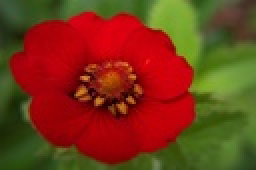
%> input picture TP1/code/ImagensTeste/photo001.jpg, 128 x 85 px, shrunk from 640 x 427 before the run (shown 2 times larger)
$ octave Script_ImagemExemplo.m   (GNU Octave 9; MATLAB toolbox functions it lacks are replaced by stand-ins)
%> lines starting %> are read from the running program, lines starting %| are printed output that depends on the picture
clear all;
%close all;
clc;

addpath ImagensTeste/

% string vector containing image names
imageNames = [ 'photo001.jpg';
               'photo002.jpg';
               'photo003.jpg';
               'photo004.jpg';
               'photo005.jpg';
               'photo006.jpg';
               'photo007.jpg';
               'photo008.jpg';
               'photo009.jpg';
               'photo010.jpg';
               'photo011.jpg';
               ];
 imageNamesCell = cellstr(imageNames);

 % obtem a imagem RGB, altera seu tamanho e mostra a imagem original (rows x cols x bands)
 currentImage = strtrim(imageNamesCell{1});
 rgbImage = im2double(imread(currentImage));   % im2double() - converte pixels para double
 rgbImage = imresize(rgbImage,0.25,'box');
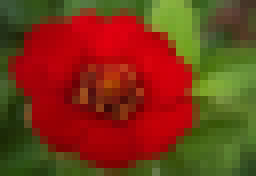
%> rgbImage: size 22x32x3 double (shown 8 times larger); mean R, G, B 0.471, 0.217, 0.0906
 subplot(1,2,1);
 title('Original Image')
 imshow(rgbImage);

 % transforma a imagem (rows x cols x bands) em um array de pixels (rows*cols, bands)
 [rows cols bands] = size(rgbImage);
%> rows = 22; cols = 32; bands = 3
 arrayImage = zeros(rows*cols, bands);
 k = 1;
 for i = 1: rows;
     for j = 1: cols,
        r = rgbImage(i,j,1);
        g = rgbImage(i,j,2);
        b = rgbImage(i,j,3);
        arrayImage(k,:) = [r,g,b];
        k = k+1;
     end
 end
%> after the loop, arrayImage = 704 rows, first 12: [0.242 0.335 0.224; 0.233 0.334 0.214; 0.213 0.319 0.163; 0.199 0.311 0.11; 0.201 0.325 0.0971; 0.203 0.31 0.0904; 0.174 0.256 0.0772; 0.199 0.289 0.119; 0.287 0.439 0.202; 0.336 0.492 0.241; 0.338 0.474 0.27; 0.335 0.463 0.251]; k = 705

 % mostra os pixels da imagem no espa鏾 cartesiano R x G x B
subplot(1,2,2);
title('Pixels in the RGB space')
for i=1:size(arrayImage,1)
    plot3(arrayImage(i,1),arrayImage(i,2),arrayImage(i,3),'.','Color',[arrayImage(i,1),arrayImage(i,2),arrayImage(i,3)]);
    hold on;
end

%plot3(arrayImage(:,1),arrayImage(:,2),arrayImage(:,3),'b.');
axis([0 1 0 1 0 1]);
hold on;
axis square; grid on;
%> after `grid on`:
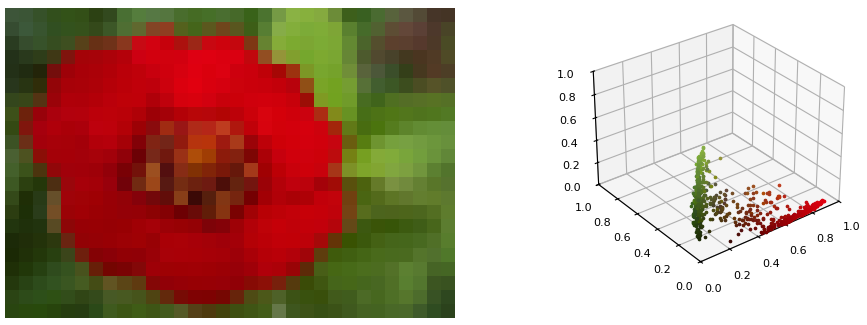
%> figure redrawn from the program's plot data, 2 panels
